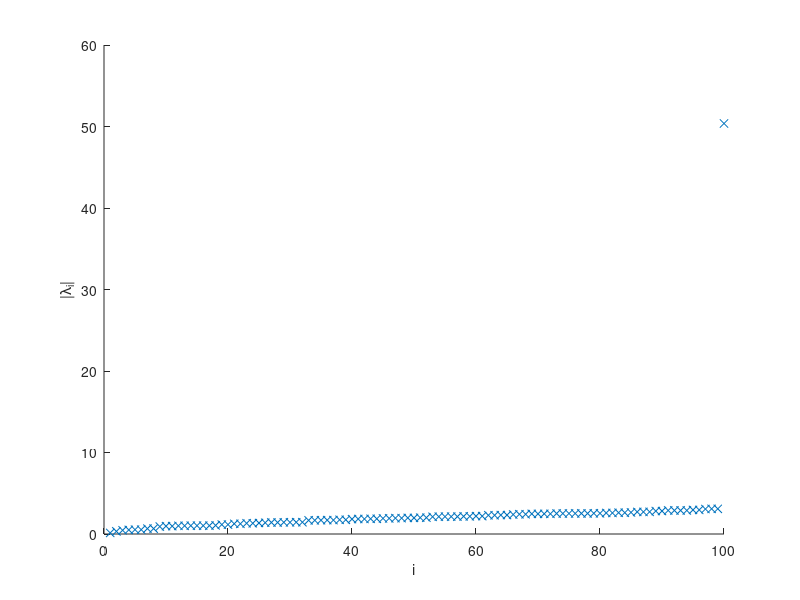
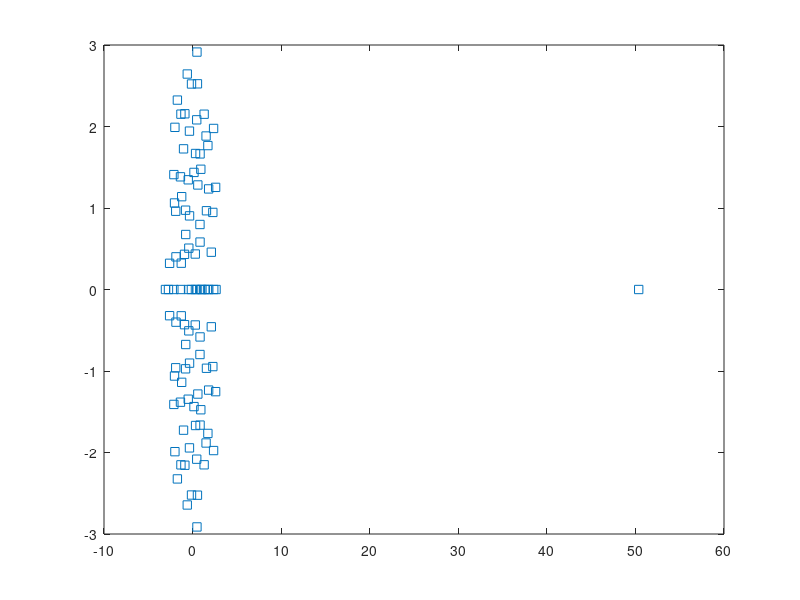

Here is the MATLAB script that generated these plots, in order: (Note: this script raises an error after producing the figures.)
A = rand(100);
x = eig(A);
figure(1);
scatter(1:100, sort(abs(x)), 'x');
xlabel('i');
ylabel('|\lambda_i|');
figure(2);
plot(real(x), imag(x), 's');
hold on;
[Q, S] = Q1(A, rand(100,1), 1);
plot(real(S), imag(S), '^');
hold on;
[Q, S] = Q1(A, rand(100,1), 2);
y = eig(S);
plot(real(y), imag(y), '*');
hold on;
[Q, S] = Q1(A, rand(100,1), 3);
y = eig(S);
plot(real(y), imag(y), 'p');
hold off;
legend('eig(A)', 'Arnoldi, n=1', 'Arnoldi, n=2', 'Arnoldi, n=3');
axis([0, 60, -Inf, Inf]);
xlabel('Re(\lambda_i)');
ylabel('Im(\lambda_i)');
